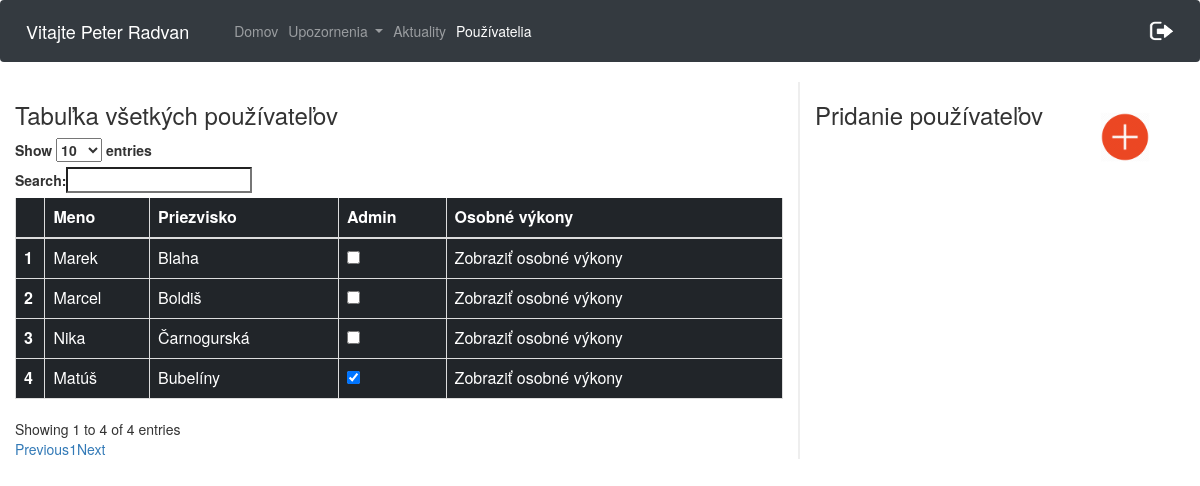
/registraciaPouzivatela.php (signed in), run on the app's committed database.
### tables this page shows
CREATE TABLE `pouzivatelia` (
  `id` int(11) NOT NULL,
  `meno` varchar(20) NOT NULL,
  `priezvisko` varchar(20) NOT NULL,
  `email` varchar(40) NOT NULL,
  `heslo` varchar(60) NOT NULL,
  `stredna_skola` varchar(40) NOT NULL,
  `stredna_skola_adresa` varchar(60) NOT NULL,
  `ulica` varchar(40) NOT NULL,
  `psc` varchar(10) NOT NULL,
  `obec` varchar(40) NOT NULL,
  `rola` varchar(10) NOT NULL DEFAULT 'user',
  `odoberatel` tinyint(1) NOT NULL DEFAULT '0',
  `prve_prihlasenie` int(11) NOT NULL DEFAULT '0',
  `id_timu` int(11) DEFAULT NULL
);

### registraciaPouzivatela.php (the view, shortened to what this page needs)
<html>
<head>
    <link rel="stylesheet" href="css/hide.css">
    <link rel="stylesheet" href="https://maxcdn.bootstrapcdn.com/bootstrap/4.0.0/css/bootstrap.min.css">
    <link rel="stylesheet" type="text/css" href="https://maxcdn.bootstrapcdn.com/bootstrap/3.3.7/css/bootstrap.min.css">
    <link rel="stylesheet" type="text/css" href="https://cdn.datatables.net/1.10.16/css/dataTables.bootstrap.min.css">
    <link rel="stylesheet" type="text/css" href="css/registraciaPouzivatela.css">
</head>
<body>
<nav class="navbar navbar-expand-lg  navbar-dark bg-dark">
        <span class="navbar-brand" >
                <?php
                $conn = new mysqli($servername, $username, $password, $dbname);
                $conn->set_charset("UTF8");
                $email= $_SESSION['email'];
                $query="SELECT meno, priezvisko from pouzivatelia WHERE email='$email'";
                $result = mysqli_query($conn,$query);
                while ($data = mysqli_fetch_array($result)){
                    echo "Vitajte ".$data['meno']." ".$data['priezvisko'];
                }
                ?>
        </span>
    <div class="collapse navbar-collapse" id="navbarSupportedContent">
        <ul class="navbar-nav mr-auto">
            <li class="nav-item">
                <?php
                        if($_SESSION['rola']== "admin"){
                            echo '<a class="nav-link" href="cestyAdmin.php">Domov</a>';
                        }else{
                            echo '<a class="nav-link" href="cesty.php">Domov</a>';
                        }
                     ?>
            </li>
            <li class="nav-item dropdown">
                    <a class="nav-link dropdown-toggle" href="#" id="navbarDropdown" role="button" data-toggle="dropdown" aria-haspopup="true" aria-expanded="false">
                        Upozornenia
                    </a>
                </li>
            <li class="nav-item ">
                <a class="nav-link" href="aktuality.php">
                    Aktuality
                </a>
            </li>
            <li class="nav-item active" id="registracia" style="display: none;">
                <a class="nav-link" href="registraciaPouzivatela.php">
                    Používatelia
                </a>
            </li>
        </ul>
        <ul class="nav navbar-nav navbar-right">
            <li><a href="aktuality.php?odhlasenie='1'"><img src="logOut.png" width="25px" height="20px"></a></li>
        </ul>
    </div>
</nav>
<div class="row">
    <div class="col-8 leftCol">
        <h3> Tabuľka všetkých používateľov</h3>
        <table class="table table-dark table-bordered"  id="pouzivateliaTable">
            <thead>
            <tr>
                <th scope="col"></th>
                <th scope="col">Meno</th>
                <th scope="col">Priezvisko</th>
                <th scope="col">Admin</th>
                <th scope="col">Osobné výkony</th>
            </tr>
            </thead>
            <tbody>
            <?php
            $email= $_SESSION['email'];
            $query="SELECT id, meno, priezvisko, rola from pouzivatelia WHERE NOT email ='".$email."'";
            $result = mysqli_query($conn,$query);
            $i=1;
            while ($data = mysqli_fetch_array($result)){
                echo '<tr>';
                echo '<th scope="row">'.$i.'</th>';
                echo '<td>'.$data["meno"].'</td>';
                echo '<td>'.$data["priezvisko"].'</td>';
                if($data['rola'] == "user"){
                    echo '<td><input type="checkbox" class="checkbox" value="'.$data['id'].'"></td>';
                }else{
                    echo '<td><input type="checkbox" class="checkbox" checked value="'.$data['id'].'"></td>';
                }
                echo '<td><a href="osobneVykony.php?id='.$data['id'].'">Zobraziť osobné výkony</a></td>';
                echo '</tr>';
                $i++;
            }
            ?>
            </tbody>
        </table>
    </div>
    <div class="col-4 rightCol">
        <h3>Pridanie používateľov</h3>
        <img src="img/add.png" class="addBtn" alt="add">
    </div>
</div>
</body>
</html>

### css/registraciaPouzivatela.css (style rules this page uses)
.leftCol { border-right: 2px solid #eee !important; }
.row { box-sizing: border-box !important; margin:0; }
.addBtn { position: absolute; top:30px; right:50px; width: 50px; height:50px; transition: all 0.3s linear; }
td a { text-decoration: none; color: #fff; }

### data on the page
pouzivatelia: meno "Peter", priezvisko "Radvan"
pouzivatelia: meno "Marek", priezvisko "Blaha"
pouzivatelia: meno "Marcel", priezvisko "Boldiš"
pouzivatelia: meno "Nika", priezvisko "Čarnogurská"
pouzivatelia: meno "Matúš", priezvisko "Bubelíny"
